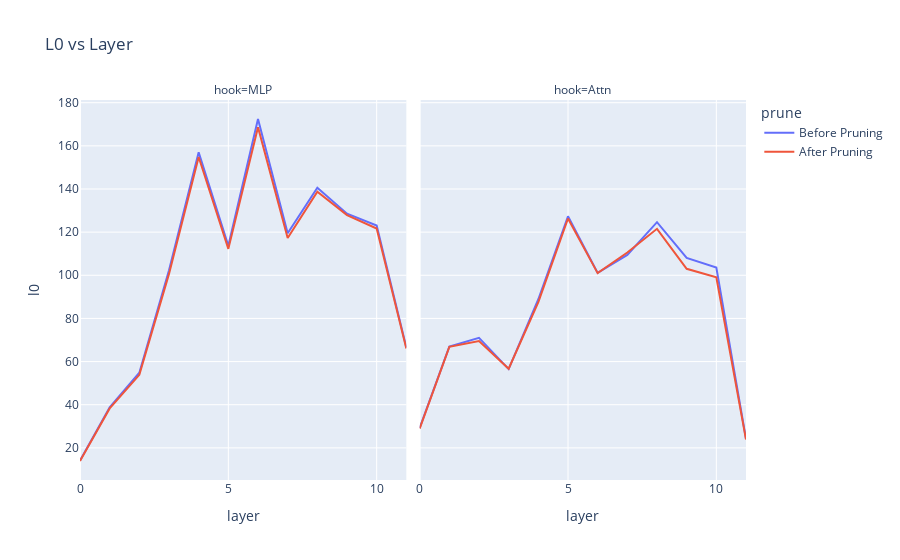
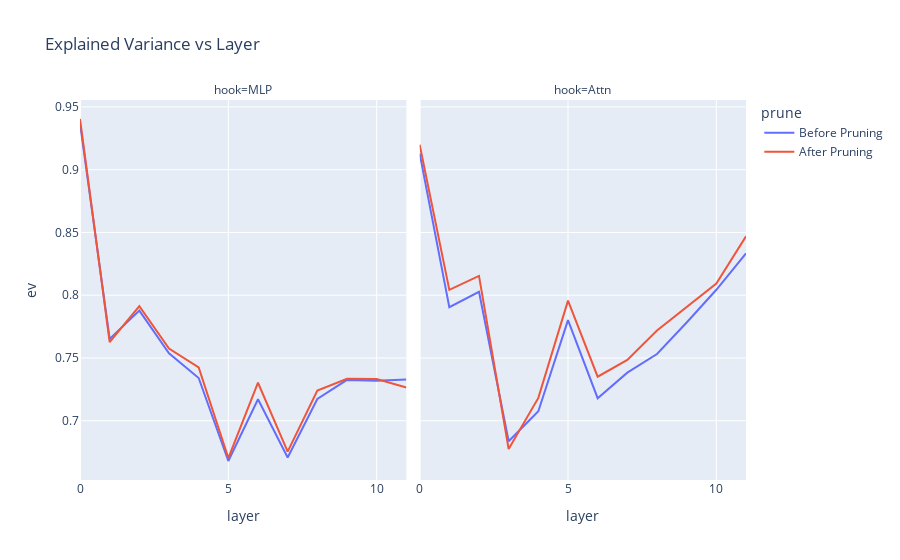
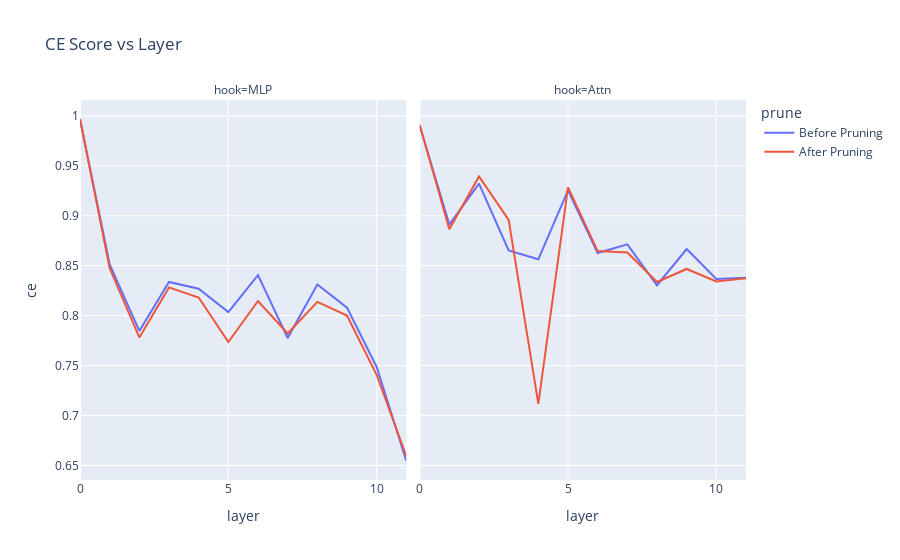

Notebook code cell kept with these figures, in order:
### Code cell
import plotly.express as px
fig_l0 = px.line(df, x="layer", y="l0", color="prune", title="L0 vs Layer", facet_col="hook")
fig_l0.show()
fig_ev = px.line(df, x="layer", y="ev", color="prune", title="Explained Variance vs Layer", facet_col="hook")
fig_ev.show()
fig_ce = px.line(df, x="layer", y="ce", color="prune", title="CE Score vs Layer", facet_col="hook")
fig_ce.show()
fig_prune = px.line(df_prune, x="layer", y="feature_pruned", title="Total Pruned Features vs Layer", facet_col="hook")
fig_prune.show()

### Figure 1 — Plotly figure (JSON) as saved in the notebook; plotly's stock layout.template omitted (floating-point values rounded to 4 significant figures)
{"data": [{"hovertemplate": "prune=Before Pruning<br>hook=MLP<br>layer=%{x}<br>l0=%{y}<extra></extra>", "legendgroup": "Before Pruning", "line": {"color": "#636efa", "dash": "solid"}, "marker": {"symbol": "circle"}, "mode": "lines", "name": "Before Pruning", "orientation": "v", "showlegend": true, "type": "scatter", "x": [0, 1, 2, 3, 4, 5, 6, 7, 8, 9, 10, 11], "xaxis": "x", "y": [14.15, 38.82, 54.83, 102.4, 157.0, 113.7, 172.4, 119.5, 140.6, 128.5, 123.1, 66.53], "yaxis": "y"}, {"hovertemplate": "prune=Before Pruning<br>hook=Attn<br>layer=%{x}<br>l0=%{y}<extra></extra>", "legendgroup": "Before Pruning", "line": {"color": "#636efa", "dash": "solid"}, "marker": {"symbol": "circle"}, "mode": "lines", "name": "Before Pruning", "orientation": "v", "showlegend": false, "type": "scatter", "x": [0, 1, 2, 3, 4, 5, 6, 7, 8, 9, 10, 11], "xaxis": "x2", "y": [29.22, 66.92, 71.0, 56.52, 88.9, 127.3, 101.1, 109.4, 124.6, 108.0, 103.5, 24.23], "yaxis": "y2"}, {"hovertemplate": "prune=After Pruning<br>hook=MLP<br>layer=%{x}<br>l0=%{y}<extra></extra>", "legendgroup": "After Pruning", "line": {"color": "#EF553B", "dash": "solid"}, "marker": {"symbol": "circle"}, "mode": "lines", "name": "After Pruning", "orientation": "v", "showlegend": true, "type": "scatter", "x": [0, 1, 2, 3, 4, 5, 6, 7, 8, 9, 10, 11], "xaxis": "x", "y": [13.91, 38.27, 53.85, 100.6, 154.8, 112.2, 168.7, 117.3, 138.7, 127.9, 121.7, 66.06], "yaxis": "y"}, {"hovertemplate": "prune=After Pruning<br>hook=Attn<br>layer=%{x}<br>l0=%{y}<extra></extra>", "legendgroup": "After Pruning", "line": {"color": "#EF553B", "dash": "solid"}, "marker": {"symbol": "circle"}, "mode": "lines", "name": "After Pruning", "orientation": "v", "showlegend": false, "type": "scatter", "x": [0, 1, 2, 3, 4, 5, 6, 7, 8, 9, 10, 11], "xaxis": "x2", "y": [28.93, 66.84, 69.51, 56.69, 87.58, 126.3, 101.0, 110.6, 121.5, 103.0, 99.08, 23.85], "yaxis": "y2"}], "layout": {"annotations": [{"font": {}, "showarrow": false, "text": "hook=MLP", "x": 0.245, "xanchor": "center", "xref": "paper", "y": 1, "yanchor": "bottom", "yref": "paper"}, {"font": {}, "showarrow": false, "text": "hook=Attn", "x": 0.755, "xanchor": "center", "xref": "paper", "y": 1, "yanchor": "bottom", "yref": "paper"}], "legend": {"title": {"text": "prune"}, "tracegroupgap": 0}, "title": {"text": "L0 vs Layer"}, "xaxis": {"anchor": "y", "domain": [0, 0.49], "title": {"text": "layer"}}, "xaxis2": {"anchor": "y2", "domain": [0.51, 1], "matches": "x", "title": {"text": "layer"}}, "yaxis": {"anchor": "x", "domain": [0, 1], "title": {"text": "l0"}}, "yaxis2": {"anchor": "x2", "domain": [0, 1], "matches": "y", "showticklabels": false}}}

### Figure 2 — Plotly figure (JSON) as saved in the notebook; plotly's stock layout.template omitted (floating-point values rounded to 4 significant figures)
{"data": [{"hovertemplate": "prune=Before Pruning<br>hook=MLP<br>layer=%{x}<br>ev=%{y}<extra></extra>", "legendgroup": "Before Pruning", "line": {"color": "#636efa", "dash": "solid"}, "marker": {"symbol": "circle"}, "mode": "lines", "name": "Before Pruning", "orientation": "v", "showlegend": true, "type": "scatter", "x": [0, 1, 2, 3, 4, 5, 6, 7, 8, 9, 10, 11], "xaxis": "x", "y": [0.937, 0.7652, 0.7877, 0.7537, 0.7341, 0.668, 0.7171, 0.6708, 0.7174, 0.7326, 0.7319, 0.7329], "yaxis": "y"}, {"hovertemplate": "prune=Before Pruning<br>hook=Attn<br>layer=%{x}<br>ev=%{y}<extra></extra>", "legendgroup": "Before Pruning", "line": {"color": "#636efa", "dash": "solid"}, "marker": {"symbol": "circle"}, "mode": "lines", "name": "Before Pruning", "orientation": "v", "showlegend": false, "type": "scatter", "x": [0, 1, 2, 3, 4, 5, 6, 7, 8, 9, 10, 11], "xaxis": "x2", "y": [0.9129, 0.7904, 0.8027, 0.6837, 0.7076, 0.7802, 0.718, 0.7383, 0.7532, 0.7783, 0.8043, 0.8333], "yaxis": "y2"}, {"hovertemplate": "prune=After Pruning<br>hook=MLP<br>layer=%{x}<br>ev=%{y}<extra></extra>", "legendgroup": "After Pruning", "line": {"color": "#EF553B", "dash": "solid"}, "marker": {"symbol": "circle"}, "mode": "lines", "name": "After Pruning", "orientation": "v", "showlegend": true, "type": "scatter", "x": [0, 1, 2, 3, 4, 5, 6, 7, 8, 9, 10, 11], "xaxis": "x", "y": [0.9404, 0.7627, 0.7912, 0.7575, 0.7425, 0.6703, 0.7303, 0.6754, 0.724, 0.7334, 0.7333, 0.7265], "yaxis": "y"}, {"hovertemplate": "prune=After Pruning<br>hook=Attn<br>layer=%{x}<br>ev=%{y}<extra></extra>", "legendgroup": "After Pruning", "line": {"color": "#EF553B", "dash": "solid"}, "marker": {"symbol": "circle"}, "mode": "lines", "name": "After Pruning", "orientation": "v", "showlegend": false, "type": "scatter", "x": [0, 1, 2, 3, 4, 5, 6, 7, 8, 9, 10, 11], "xaxis": "x2", "y": [0.9199, 0.8043, 0.8154, 0.6775, 0.7182, 0.7957, 0.7351, 0.7485, 0.7718, 0.7902, 0.8093, 0.847], "yaxis": "y2"}], "layout": {"annotations": [{"font": {}, "showarrow": false, "text": "hook=MLP", "x": 0.245, "xanchor": "center", "xref": "paper", "y": 1, "yanchor": "bottom", "yref": "paper"}, {"font": {}, "showarrow": false, "text": "hook=Attn", "x": 0.755, "xanchor": "center", "xref": "paper", "y": 1, "yanchor": "bottom", "yref": "paper"}], "legend": {"title": {"text": "prune"}, "tracegroupgap": 0}, "title": {"text": "Explained Variance vs Layer"}, "xaxis": {"anchor": "y", "domain": [0, 0.49], "title": {"text": "layer"}}, "xaxis2": {"anchor": "y2", "domain": [0.51, 1], "matches": "x", "title": {"text": "layer"}}, "yaxis": {"anchor": "x", "domain": [0, 1], "title": {"text": "ev"}}, "yaxis2": {"anchor": "x2", "domain": [0, 1], "matches": "y", "showticklabels": false}}}

### Figure 3 — Plotly figure (JSON) as saved in the notebook; plotly's stock layout.template omitted (floating-point values rounded to 4 significant figures)
{"data": [{"hovertemplate": "prune=Before Pruning<br>hook=MLP<br>layer=%{x}<br>ce=%{y}<extra></extra>", "legendgroup": "Before Pruning", "line": {"color": "#636efa", "dash": "solid"}, "marker": {"symbol": "circle"}, "mode": "lines", "name": "Before Pruning", "orientation": "v", "showlegend": true, "type": "scatter", "x": [0, 1, 2, 3, 4, 5, 6, 7, 8, 9, 10, 11], "xaxis": "x", "y": [0.9967, 0.8511, 0.7846, 0.8337, 0.8269, 0.8035, 0.8406, 0.7775, 0.8311, 0.808, 0.7486, 0.6544], "yaxis": "y"}, {"hovertemplate": "prune=Before Pruning<br>hook=Attn<br>layer=%{x}<br>ce=%{y}<extra></extra>", "legendgroup": "Before Pruning", "line": {"color": "#636efa", "dash": "solid"}, "marker": {"symbol": "circle"}, "mode": "lines", "name": "Before Pruning", "orientation": "v", "showlegend": false, "type": "scatter", "x": [0, 1, 2, 3, 4, 5, 6, 7, 8, 9, 10, 11], "xaxis": "x2", "y": [0.9904, 0.8911, 0.9322, 0.8652, 0.8563, 0.9254, 0.8627, 0.8714, 0.8304, 0.8666, 0.8367, 0.8379], "yaxis": "y2"}, {"hovertemplate": "prune=After Pruning<br>hook=MLP<br>layer=%{x}<br>ce=%{y}<extra></extra>", "legendgroup": "After Pruning", "line": {"color": "#EF553B", "dash": "solid"}, "marker": {"symbol": "circle"}, "mode": "lines", "name": "After Pruning", "orientation": "v", "showlegend": true, "type": "scatter", "x": [0, 1, 2, 3, 4, 5, 6, 7, 8, 9, 10, 11], "xaxis": "x", "y": [0.9969, 0.8473, 0.7781, 0.8283, 0.8181, 0.7735, 0.8147, 0.7821, 0.8137, 0.8001, 0.7406, 0.6591], "yaxis": "y"}, {"hovertemplate": "prune=After Pruning<br>hook=Attn<br>layer=%{x}<br>ce=%{y}<extra></extra>", "legendgroup": "After Pruning", "line": {"color": "#EF553B", "dash": "solid"}, "marker": {"symbol": "circle"}, "mode": "lines", "name": "After Pruning", "orientation": "v", "showlegend": false, "type": "scatter", "x": [0, 1, 2, 3, 4, 5, 6, 7, 8, 9, 10, 11], "xaxis": "x2", "y": [0.9912, 0.8864, 0.9393, 0.8959, 0.7116, 0.9283, 0.8646, 0.8632, 0.8336, 0.8467, 0.8342, 0.8374], "yaxis": "y2"}], "layout": {"annotations": [{"font": {}, "showarrow": false, "text": "hook=MLP", "x": 0.245, "xanchor": "center", "xref": "paper", "y": 1, "yanchor": "bottom", "yref": "paper"}, {"font": {}, "showarrow": false, "text": "hook=Attn", "x": 0.755, "xanchor": "center", "xref": "paper", "y": 1, "yanchor": "bottom", "yref": "paper"}], "legend": {"title": {"text": "prune"}, "tracegroupgap": 0}, "title": {"text": "CE Score vs Layer"}, "xaxis": {"anchor": "y", "domain": [0, 0.49], "title": {"text": "layer"}}, "xaxis2": {"anchor": "y2", "domain": [0.51, 1], "matches": "x", "title": {"text": "layer"}}, "yaxis": {"anchor": "x", "domain": [0, 1], "title": {"text": "ce"}}, "yaxis2": {"anchor": "x2", "domain": [0, 1], "matches": "y", "showticklabels": false}}}
